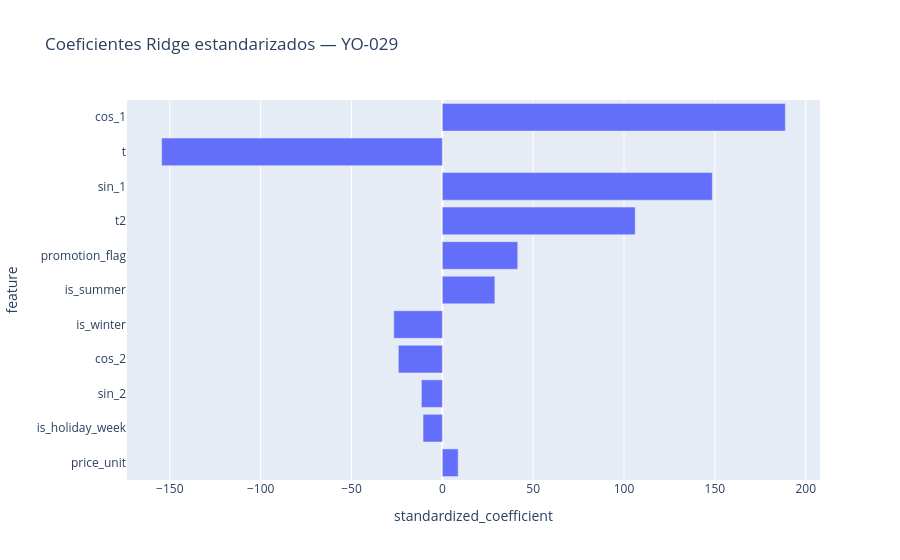

This figure's notebook cell:
### Markdown cell above
## 9. Coeficientes de Fourier + Ridge

Los coeficientes se muestran sobre predictores **estandarizados**, por lo que sirven para comparar el peso predictivo relativo dentro del SKU. **No deben interpretarse como efectos causales.**

### Code cell
example_coef = coeff_all[coeff_all['sku'].eq(example_sku)].copy()
display(example_coef)
fig = px.bar(example_coef, x='standardized_coefficient', y='feature', orientation='h',
             title=f'Coeficientes Ridge estandarizados — {example_sku}')
fig.show()

### Figure 1 — Plotly figure (JSON) as saved in the notebook; plotly's stock layout.template omitted (floating-point values rounded to 4 significant figures)
{"data": [{"hovertemplate": "standardized_coefficient=%{x}<br>feature=%{y}<extra></extra>", "legendgroup": "", "marker": {"color": "#636efa", "pattern": {"shape": ""}}, "name": "", "orientation": "h", "showlegend": false, "textposition": "auto", "type": "bar", "x": [8.71, -10.61, -11.51, -24.21, -26.71, 28.91, 41.52, 106.1, 148.6, -154.5, 188.8], "xaxis": "x", "y": ["price_unit", "is_holiday_week", "sin_2", "cos_2", "is_winter", "is_summer", "promotion_flag", "t2", "sin_1", "t", "cos_1"], "yaxis": "y"}], "layout": {"barmode": "relative", "legend": {"tracegroupgap": 0}, "title": {"text": "Coeficientes Ridge estandarizados — YO-029"}, "xaxis": {"anchor": "y", "domain": [0.0, 1.0], "title": {"text": "standardized_coefficient"}}, "yaxis": {"anchor": "x", "domain": [0.0, 1.0], "title": {"text": "feature"}}}}
